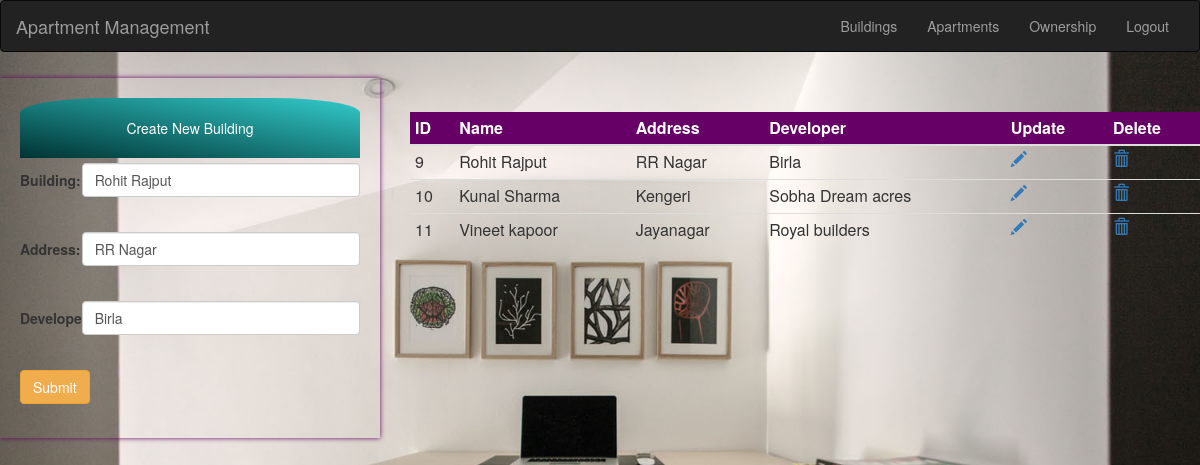
Screenshot of /apartment/Apartment_Management/building.php?update=1&id=9 (signed in) with the database file from the repository.
### tables this page shows
CREATE TABLE `building` (
  `id` int(11) NOT NULL,
  `Name` varchar(200) NOT NULL,
  `Address` varchar(500) NOT NULL,
  `Developer` varchar(200) NOT NULL
);

### apartment/Apartment_Management/building.php (the view, shortened to what this page needs)
<?php
include 'conn.php';
$id = $name= $add= $dev = "";
if(isset($_GET['update'])){
 $id= filter_var($_GET['id'],FILTER_SANITIZE_NUMBER_INT);
    $sql = "select * from building where id=$id;";
                $result=mysqli_query($con,$sql);
                if($result){
                    if($row = $result->fetch_assoc()){
                         $name= $row['Name'];
                          $add= $row['Address'];
                           $dev= $row['Developer'];
                    }
                    }
}
?>
<html>
    <head>
  <link rel="stylesheet" href="https://maxcdn.bootstrapcdn.com/bootstrap/3.3.7/css/bootstrap.min.css">
</head>
    </head>
    <body style="background-image:url('img/alogin.jpg') ; background-size: cover; background-repeat: no-repeat;">
        <?php
        include 'anav.php';
        ?>
        <div class="row">
         <div class="col-md-4">
        <div style=" margin-top: 1.5%;box-shadow: 0px 0px 5px #660066;padding:20px">
        <div style='text-align: center;padding:20px;background:  linear-gradient(To top right,#033,#3cc);color:white;border-radius: 25% 25% 0% 0%'>Create New Building</div>
        <form class="form-horizontal" action="building.php" method="post">
            <div class="form-group" style="margin-top: 5px">
    <label class="control-label col-sm-2" for="building">Building:</label>
    <div class="col-sm-10" >
            <input type="text" class="form-control" name="bname" placeholder="Enter Bulding Name" value="<?php echo $name;?>"/><br>
    </div>
            </div>
            <div class="form-group" style="margin-top: 1px">
    <label class="control-label col-sm-2" for="building">Address:</label>
    <div class="col-sm-10" >
            <input type="text" class="form-control" name="address" placeholder="Enter address" value="<?php echo $add;?>"/><br>
    </div>
            </div>
            <div class="form-group" style="margin-top: 1px">
    <label class="control-label col-sm-2" for="building">Developer:</label>
    <div class="col-sm-10" >
            <input type="text" class="form-control" name="developer" placeholder="Developer Name" value="<?php echo $dev;?>"/><br>
    </div>
            </div>
            <button class="btn btn-warning" type="submit" name="submit" value="add">Submit</button>
        </form>
        </div>
        </div>
            <div class="col-md-8">
                <div>
        <table class="table table-hover table-condensed table-responsive" style="margin-top: 5%">
            <thead style="background: #660066;color:white">
            <th>ID</th>
             <th>Name</th>
              <th>Address</th>
               <th>Developer</th>
               <th>Update</th>
               <th>Delete</th>
            </thead>
            <tbody>
                <?php
                $sql = "select * from building;";
                $result=mysqli_query($con,$sql);
                if($result){
                    while($row = $result->fetch_assoc()){
                ?>
                <tr>
                    <td><?php echo $row['id'];?></td>
                    <td><?php echo $row['Name'];?></td>
                    <td><?php echo $row['Address'];?></td>
                    <td><?php echo $row['Developer'];?></td>
                    <td><a href="building.php?update=1&id=<?php echo $row['id'];?>"><span class="glyphicon glyphicon-pencil"></span></a></td>
                    <td><a href="deleteBuilding.php?id=<?php echo $row['id'];?>"><span class="glyphicon glyphicon-trash"></span></a></td>
                </tr>
                <?php
                }
                }
                ?>
            </tbody>
        </table>
                    </div>
                </div>
        </div>
    </body>
</html>

### rows the page displays
building: bname "Rohit Rajput", address "RR Nagar", developer "Birla", id "9", Name "Rohit Rajput", Address "RR Nagar", Developer "Birla"
building: id "10", Name "Kunal Sharma", Address "Kengeri", Developer "Sobha Dream acres"
building: id "11", Name "Vineet kapoor", Address "Jayanagar", Developer "Royal builders"
